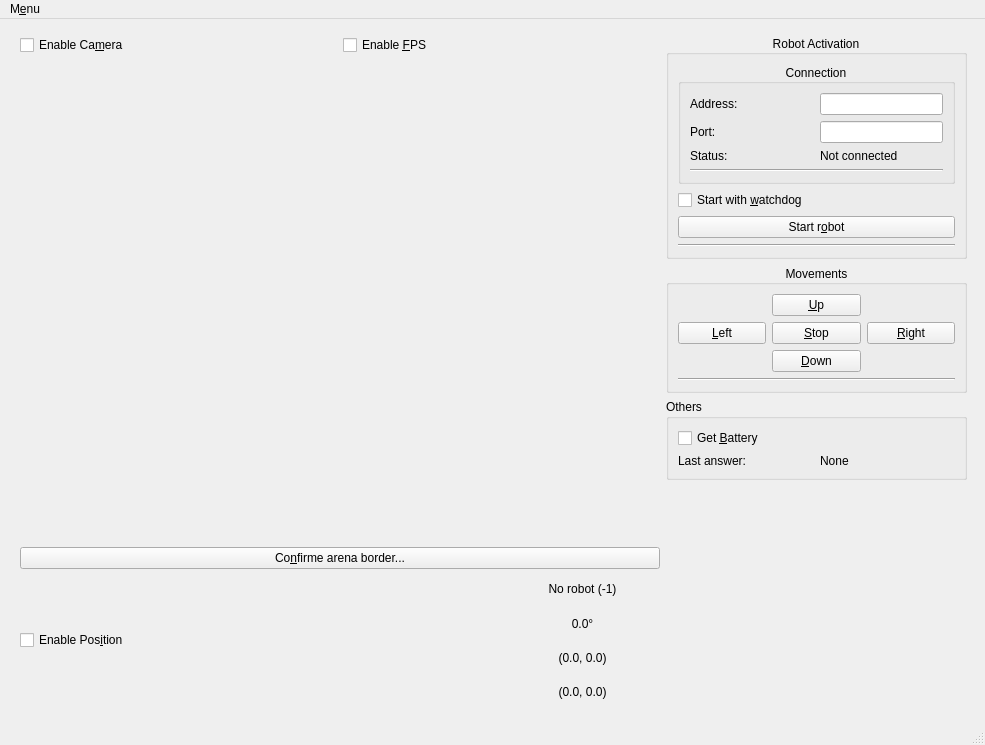
<?xml version="1.0" encoding="UTF-8"?>
<ui version="4.0">
 <class>MainWindow</class>
 <widget class="QMainWindow" name="MainWindow">
  <property name="geometry">
   <rect>
    <x>0</x>
    <y>0</y>
    <width>985</width>
    <height>745</height>
   </rect>
  </property>
  <property name="minimumSize">
   <size>
    <width>985</width>
    <height>745</height>
   </size>
  </property>
  <property name="windowTitle">
   <string>Robot Monitor</string>
  </property>
  <widget class="QWidget" name="centralwidget">
   <widget class="QWidget" name="layoutWidget">
    <property name="geometry">
     <rect>
      <x>20</x>
      <y>16</y>
      <width>947</width>
      <height>671</height>
     </rect>
    </property>
    <layout class="QHBoxLayout" name="horizontalLayout_7">
     <item>
      <layout class="QVBoxLayout" name="verticalLayout_4">
       <item>
        <layout class="QHBoxLayout" name="horizontalLayout_3">
         <item>
          <widget class="QCheckBox" name="checkBox_enableCamera">
           <property name="text">
            <string>Enable Ca&amp;mera</string>
           </property>
          </widget>
         </item>
         <item>
          <widget class="QCheckBox" name="checkBox_enableFPS">
           <property name="text">
            <string>Enable &amp;FPS</string>
           </property>
          </widget>
         </item>
        </layout>
       </item>
       <item>
        <widget class="QLabel" name="label_Image">
         <property name="sizePolicy">
          <sizepolicy hsizetype="Fixed" vsizetype="Fixed">
           <horstretch>0</horstretch>
           <verstretch>0</verstretch>
          </sizepolicy>
         </property>
         <property name="minimumSize">
          <size>
           <width>640</width>
           <height>480</height>
          </size>
         </property>
         <property name="sizeIncrement">
          <size>
           <width>1</width>
           <height>1</height>
          </size>
         </property>
         <property name="frameShape">
          <enum>QFrame::NoFrame</enum>
         </property>
         <property name="text">
          <string/>
         </property>
        </widget>
       </item>
       <item>
        <widget class="QPushButton" name="pushButton_confirmArena">
         <property name="text">
          <string>Co&amp;nfirme arena border...</string>
         </property>
        </widget>
       </item>
       <item>
        <layout class="QHBoxLayout" name="horizontalLayout_6">
         <item>
          <widget class="QCheckBox" name="checkBox_enablePosition">
           <property name="text">
            <string>Enable Pos&amp;ition</string>
           </property>
          </widget>
         </item>
         <item>
          <layout class="QGridLayout" name="gridLayout_2">
           <item row="0" column="0">
            <widget class="QLabel" name="label_100">
             <property name="text">
              <string/>
             </property>
             <property name="pixmap">
              <pixmap>../res/icons8-robot-24.png</pixmap>
             </property>
             <property name="alignment">
              <set>Qt::AlignCenter</set>
             </property>
            </widget>
           </item>
           <item row="0" column="1">
            <widget class="QLabel" name="label_RobotID">
             <property name="text">
              <string>No robot (-1)</string>
             </property>
             <property name="alignment">
              <set>Qt::AlignCenter</set>
             </property>
            </widget>
           </item>
           <item row="1" column="0">
            <widget class="QLabel" name="label_102">
             <property name="text">
              <string/>
             </property>
             <property name="pixmap">
              <pixmap>../res/icons8-azimuth-24.png</pixmap>
             </property>
             <property name="alignment">
              <set>Qt::AlignCenter</set>
             </property>
            </widget>
           </item>
           <item row="1" column="1">
            <widget class="QLabel" name="label_RobotAngle">
             <property name="text">
              <string>0.0°</string>
             </property>
             <property name="alignment">
              <set>Qt::AlignCenter</set>
             </property>
            </widget>
           </item>
           <item row="2" column="0">
            <widget class="QLabel" name="label_101">
             <property name="text">
              <string/>
             </property>
             <property name="pixmap">
              <pixmap>../res/icons8-emplacement-off-24.png</pixmap>
             </property>
             <property name="alignment">
              <set>Qt::AlignCenter</set>
             </property>
            </widget>
           </item>
           <item row="2" column="1">
            <widget class="QLabel" name="label_RobotPos">
             <property name="text">
              <string>(0.0, 0.0)</string>
             </property>
             <property name="alignment">
              <set>Qt::AlignCenter</set>
             </property>
            </widget>
           </item>
           <item row="3" column="0">
            <widget class="QLabel" name="label_103">
             <property name="text">
              <string/>
             </property>
             <property name="pixmap">
              <pixmap>../res/icons8-flèche-haut-gauche-24.png</pixmap>
             </property>
             <property name="alignment">
              <set>Qt::AlignCenter</set>
             </property>
            </widget>
           </item>
           <item row="3" column="1">
            <widget class="QLabel" name="label_RobotDirection">
             <property name="text">
              <string>(0.0, 0.0)</string>
             </property>
             <property name="alignment">
              <set>Qt::AlignCenter</set>
             </property>
            </widget>
           </item>
          </layout>
         </item>
        </layout>
       </item>
      </layout>
     </item>
     <item>
      <layout class="QVBoxLayout" name="verticalLayout_6">
       <item>
        <widget class="QGroupBox" name="groupBox_activation">
         <property name="title">
          <string>Robot Activation</string>
         </property>
         <property name="alignment">
          <set>Qt::AlignCenter</set>
         </property>
         <layout class="QVBoxLayout" name="verticalLayout_2">
          <item>
           <widget class="QGroupBox" name="groupBox_connection">
            <property name="title">
             <string>Connection</string>
            </property>
            <property name="alignment">
             <set>Qt::AlignCenter</set>
            </property>
            <property name="flat">
             <bool>false</bool>
            </property>
            <property name="checkable">
             <bool>false</bool>
            </property>
            <layout class="QVBoxLayout" name="verticalLayout">
             <item>
              <layout class="QHBoxLayout" name="horizontalLayout">
               <item>
                <widget class="QLabel" name="label">
                 <property name="sizePolicy">
                  <sizepolicy hsizetype="Minimum" vsizetype="Preferred">
                   <horstretch>0</horstretch>
                   <verstretch>0</verstretch>
                  </sizepolicy>
                 </property>
                 <property name="text">
                  <string>Address:</string>
                 </property>
                </widget>
               </item>
               <item>
                <widget class="QLineEdit" name="lineEdit_address">
                 <property name="sizePolicy">
                  <sizepolicy hsizetype="Maximum" vsizetype="Fixed">
                   <horstretch>0</horstretch>
                   <verstretch>0</verstretch>
                  </sizepolicy>
                 </property>
                 <property name="maximumSize">
                  <size>
                   <width>300</width>
                   <height>16777215</height>
                  </size>
                 </property>
                </widget>
               </item>
              </layout>
             </item>
             <item>
              <layout class="QHBoxLayout" name="horizontalLayout_2">
               <item>
                <widget class="QLabel" name="label_2">
                 <property name="sizePolicy">
                  <sizepolicy hsizetype="Minimum" vsizetype="Preferred">
                   <horstretch>0</horstretch>
                   <verstretch>0</verstretch>
                  </sizepolicy>
                 </property>
                 <property name="text">
                  <string>Port:</string>
                 </property>
                </widget>
               </item>
               <item>
                <widget class="QLineEdit" name="lineEdit_port">
                 <property name="sizePolicy">
                  <sizepolicy hsizetype="Maximum" vsizetype="Fixed">
                   <horstretch>0</horstretch>
                   <verstretch>0</verstretch>
                  </sizepolicy>
                 </property>
                 <property name="maximumSize">
                  <size>
                   <width>300</width>
                   <height>16777215</height>
                  </size>
                 </property>
                </widget>
               </item>
              </layout>
             </item>
             <item>
              <layout class="QHBoxLayout" name="horizontalLayout_4">
               <item>
                <widget class="QLabel" name="label_3">
                 <property name="text">
                  <string>Status:</string>
                 </property>
                </widget>
               </item>
               <item>
                <widget class="QLabel" name="label_connectionStatus">
                 <property name="text">
                  <string>Not connected</string>
                 </property>
                </widget>
               </item>
              </layout>
             </item>
             <item>
              <widget class="Line" name="line">
               <property name="orientation">
                <enum>Qt::Horizontal</enum>
               </property>
              </widget>
             </item>
            </layout>
           </widget>
          </item>
          <item>
           <widget class="QCheckBox" name="checkBox_watchdog">
            <property name="text">
             <string>Start with &amp;watchdog</string>
            </property>
           </widget>
          </item>
          <item>
           <widget class="QPushButton" name="pushButton_start">
            <property name="text">
             <string>Start r&amp;obot</string>
            </property>
           </widget>
          </item>
          <item>
           <widget class="Line" name="line_2">
            <property name="orientation">
             <enum>Qt::Horizontal</enum>
            </property>
           </widget>
          </item>
         </layout>
        </widget>
       </item>
       <item>
        <widget class="QGroupBox" name="groupBox_mouvments">
         <property name="title">
          <string>Movements</string>
         </property>
         <property name="alignment">
          <set>Qt::AlignCenter</set>
         </property>
         <layout class="QVBoxLayout" name="verticalLayout_3">
          <item>
           <layout class="QGridLayout" name="gridLayout">
            <item row="0" column="1">
             <widget class="QPushButton" name="pushButton_up">
              <property name="text">
               <string>&amp;Up</string>
              </property>
             </widget>
            </item>
            <item row="1" column="0">
             <widget class="QPushButton" name="pushButton_left">
              <property name="text">
               <string>&amp;Left</string>
              </property>
             </widget>
            </item>
            <item row="1" column="1">
             <widget class="QPushButton" name="pushButton_stop">
              <property name="text">
               <string>&amp;Stop</string>
              </property>
             </widget>
            </item>
            <item row="1" column="2">
             <widget class="QPushButton" name="pushButton_right">
              <property name="text">
               <string>&amp;Right</string>
              </property>
             </widget>
            </item>
            <item row="2" column="1">
             <widget class="QPushButton" name="pushButton_down">
              <property name="text">
               <string>&amp;Down</string>
              </property>
             </widget>
            </item>
           </layout>
          </item>
          <item>
           <widget class="Line" name="line_3">
            <property name="orientation">
             <enum>Qt::Horizontal</enum>
            </property>
           </widget>
          </item>
         </layout>
        </widget>
       </item>
       <item>
        <widget class="QGroupBox" name="groupBox_AnswerandBattery">
         <property name="title">
          <string>Others</string>
         </property>
         <layout class="QVBoxLayout" name="verticalLayout_5">
          <item>
           <widget class="QCheckBox" name="checkBox_getBattery">
            <property name="text">
             <string>Get &amp;Battery</string>
            </property>
           </widget>
          </item>
          <item>
           <layout class="QHBoxLayout" name="horizontalLayout_5">
            <item>
             <widget class="QLabel" name="label_4">
              <property name="text">
               <string>Last answer:</string>
              </property>
             </widget>
            </item>
            <item>
             <widget class="QLabel" name="label_lastAnswer">
              <property name="text">
               <string>None</string>
              </property>
             </widget>
            </item>
           </layout>
          </item>
         </layout>
        </widget>
       </item>
       <item>
        <spacer name="verticalSpacer">
         <property name="orientation">
          <enum>Qt::Vertical</enum>
         </property>
         <property name="sizeHint" stdset="0">
          <size>
           <width>20</width>
           <height>40</height>
          </size>
         </property>
        </spacer>
       </item>
      </layout>
     </item>
    </layout>
   </widget>
  </widget>
  <widget class="QMenuBar" name="menubar">
   <property name="geometry">
    <rect>
     <x>0</x>
     <y>0</y>
     <width>985</width>
     <height>22</height>
    </rect>
   </property>
   <widget class="QMenu" name="menu_Quitter">
    <property name="title">
     <string>M&amp;enu</string>
    </property>
    <addaction name="action_OpenMessageLog"/>
    <addaction name="separator"/>
    <addaction name="action_Quitter"/>
   </widget>
   <addaction name="menu_Quitter"/>
  </widget>
  <widget class="QStatusBar" name="statusbar"/>
  <action name="action_Quitter">
   <property name="text">
    <string>&amp;Quitter</string>
   </property>
  </action>
  <action name="action_OpenMessageLog">
   <property name="text">
    <string>O&amp;pen message log...</string>
   </property>
  </action>
 </widget>
 <resources/>
 <connections/>
</ui>
